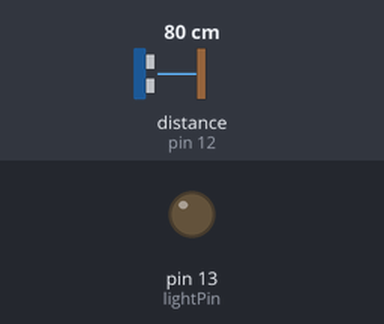
A sketch run on a simulated Arduino Uno, built with avr-gcc and run on an emulated ATmega328P. On the bench: output pins drawn as LEDs (lit = HIGH). Wiring (inferred from the names in the program): ultrasonic range finder: trigger pin 11; echo pin 12. The test bench sets the inputs (shaded band); at power-on: distance to the obstacle (sensor on pin 12) 80 cm. The echo pulse lasts 58.3 µs per cm; pins used as bus, display or sensor lines are not drawn.

Above: at 1.2 s.
1.3 s: distance to the obstacle (sensor on pin 12) set to 18 cm
2.8 s: distance to the obstacle (sensor on pin 12) set to 13 cm
At 4.0 s:
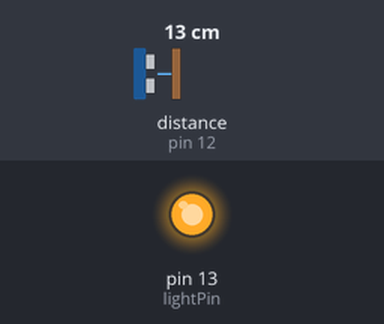
4.3 s: distance to the obstacle (sensor on pin 12) set to 35 cm
At 4.8 s:
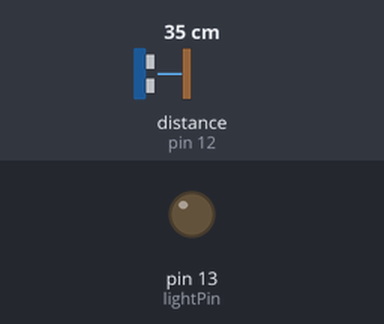
5.8 s: distance to the obstacle (sensor on pin 12) set to 2 cm
At 7.2 s:
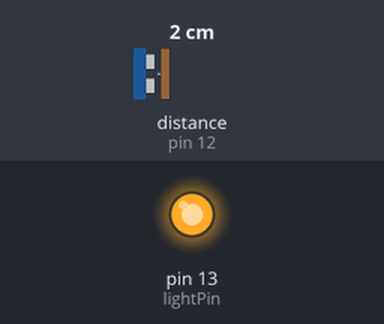
Timing chart, 0 to 8.3 s (numbered marks = the images above; inputs shaded):
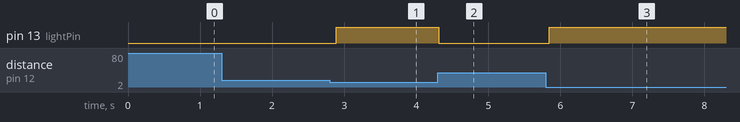

Measured:
- the behaviour switches between 16 and 15 cm on distance to the obstacle (sensor on pin 12) (found by bisection; images 0 and 1)
- after the input at 1.3 s, every drawn part: stays the same
- after the input at 2.8 s, pin 13 (lightPin): LOW → HIGH after 0.09 s
- after the input at 4.3 s, pin 13 (lightPin): HIGH → LOW at once
- after the input at 5.8 s, pin 13 (lightPin): LOW → HIGH after 0.05 s

The sketch:

Week8sketch_nov2a.ino
```cpp
// I am choosing pin 11 to send the signal to the distance sensor.
const int trigPin = 11;

// I am choosing pin 12 to receive the signal back from the sensor.
const int echoPin = 12;

// I am using pin 13 to control my light.
const int lightPin = 13;


// This runs one time when I start the Arduino
void setup() {
  // I am setting the trigger pin as an output because it sends signal.
  pinMode(trigPin, OUTPUT);

  // I am setting the echo pin as an input because it receives signal.
  pinMode(echoPin, INPUT);

  // I am setting the light pin as an output because it controls my light.
  pinMode(lightPin, OUTPUT);
}


// This section repeats when my Arduino is still turned on.
void loop() {
  // I am creating a variable to store how long the sensor signal takes to return.
  long duration;

  // I am creating a variable to store the distance in centimeters.
  int distance;


  // I am making sure the trigger signal starts while it is turned off.
  digitalWrite(trigPin, LOW);

  // waiting for two microseconds before sending the signal.
  delayMicroseconds(2);

  // turning the trigger signal on.
  digitalWrite(trigPin, HIGH);

  // keeping the signal on for ten microseconds.
  delayMicroseconds(10);

  // turning the trigger signal off after sending it.
  digitalWrite(trigPin, LOW);


  // measuring how long it takes for the echo to return.
  duration = pulseIn(echoPin, HIGH);

  // and then converting the echo time into distance in centimeters.
  distance = duration * 0.034 / 2;


  // now I set it so if I am or anyone trying it is closer than 15 centimeters, the LDE turn on.
  if (distance > 0 && distance < 15) {
    digitalWrite(lightPin, HIGH);
  }

  // if farther away then i want my light off.
  else {
    digitalWrite(lightPin, LOW);
  }

  // wait briefly before measuring the distance again.
  delay(100);
}
```
